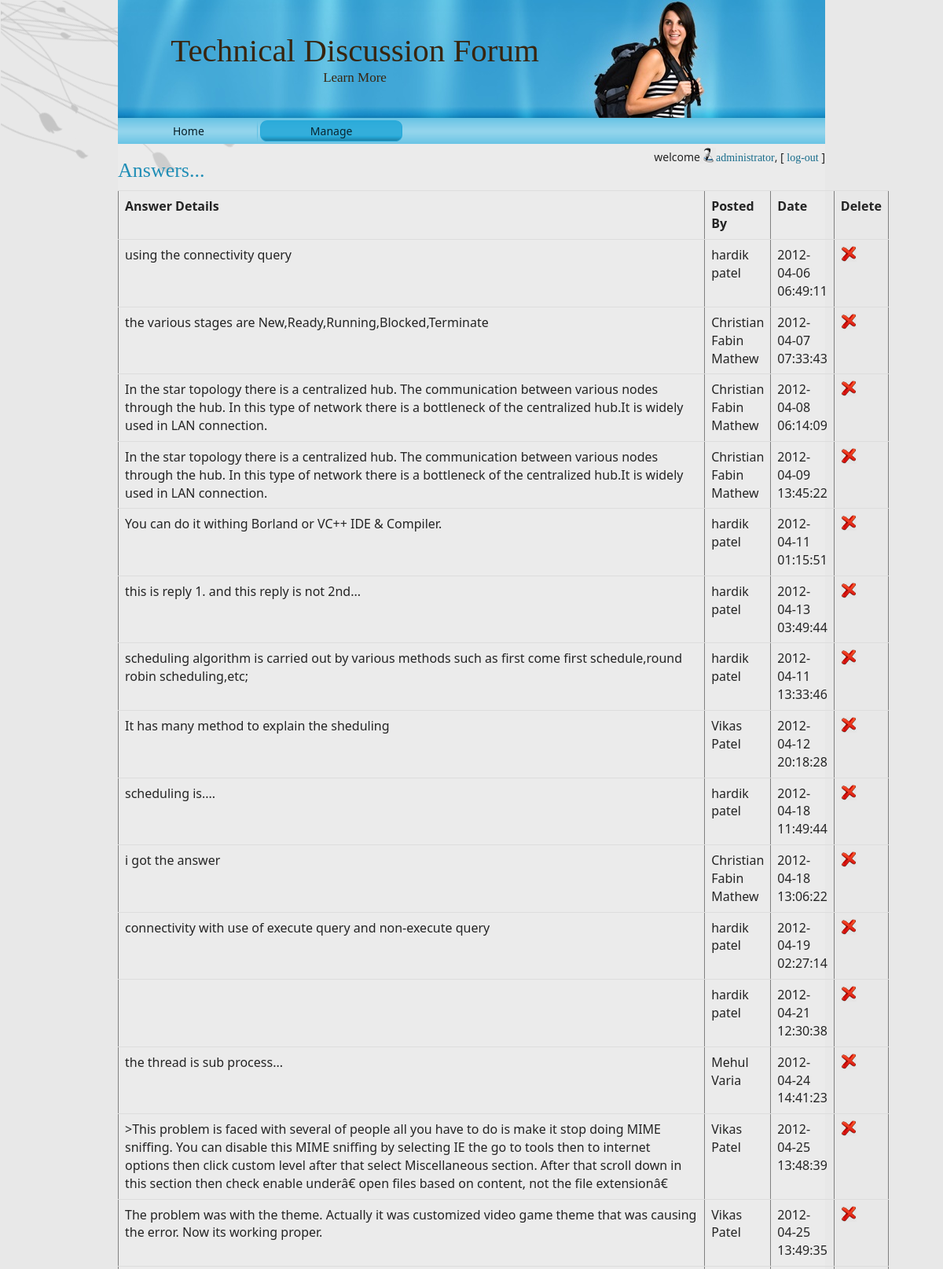
The page /admin/answer.php (signed in, upper part) on the database its author committed.
### tables this page shows
CREATE TABLE `answer` (
  `answer_id` int(11) NOT NULL,
  `replied` int(11) NOT NULL,
  `question_id` varchar(50) NOT NULL,
  `answer_detail` varchar(2000) NOT NULL,
  `datetime` timestamp NOT NULL DEFAULT CURRENT_TIMESTAMP,
  `user_id` int(11) NOT NULL,
  `like` int(20) NOT NULL DEFAULT '0'
);

CREATE TABLE `user` (
  `user_id` int(11) NOT NULL,
  `country` varchar(50) NOT NULL,
  `state` varchar(50) NOT NULL,
  `address` varchar(500) NOT NULL,
  `user_type` varchar(50) NOT NULL,
  `username` varchar(50) DEFAULT NULL,
  `fullname` varchar(50) DEFAULT NULL,
  `password` varchar(50) DEFAULT NULL,
  `user_acc_active` tinyint(1) DEFAULT NULL,
  `dob` date NOT NULL,
  `e_mail` varchar(100) DEFAULT NULL,
  `gender` varchar(20) NOT NULL,
  `uimg` varchar(255) NOT NULL,
  `isuser` tinyint(1) NOT NULL,
  `score` float NOT NULL DEFAULT '0'
);

### admin/utility.php (called while the page is built, shortened)
<?php
	function ExecuteNonQuery ($SQL)
	{
		$result = mysql_query ($SQL);
		return $result;
	}
?>

### admin/answer.php (the view, shortened to what this page needs)
<link rel="stylesheet" type="text/css" href="css/bootstrap.css">
<?php session_start();
 require("utility.php");
?>
<?php require("header.php");
require("checkUser.php");
?>
<h2>Answers...</a></h2>
<?php
	$sql="SELECT * from answer,user where user.user_id=answer.user_id";
	$rows=ExecuteNonQuery($sql);
		echo "<table border='1' class='table table-hover'>";
	echo "<strong><tr><th>Answer Details</th><th>Posted By</th><th>Date</th><th>Delete</th></tr></strong>";
	while($name_row=mysql_fetch_array($rows))
	{
		echo"<tr>";
		echo "<td>$name_row[answer_detail]</td><td >{$name_row[fullname]}</td><td>{$name_row[datetime]}</td><td><a href='question.php?did=".$name_row["answer_id"]."'><img src='../res/images/delete.jpg'  class='imagedel'/></a></td>";
	}
	echo "</table>";
?>
<?php require("footer.php")?>

### res/style.css (style rules this page uses)
body { margin: 0 auto; padding: 0; background-color: #E8E8E8; }
a img { border: 0; }
body { font-family: Georgia, "Times New Roman", Times, Serif; font-size: 14px; color: #242424; }
a { font-family: Georgia, "Times New Roman", Times, Serif; text-decoration: none; color: #186C8B; }
a:link { font-family: Georgia, "Times New Roman", Times, Serif; text-decoration: none; color: #186C8B; }
h1, h2, h3, h4, h5, h6, h1 a, h2 a, h3 a, h4 a, h5 a, h6 a h1 a:hover, h2 a:hover, h3 a:hover, h4 a:hover, h5 a:hover, h6 a:hover h1 a:visited, h2 a:visited, h3 a:visited, h4 a:visited, h5 a:visited, h6 a:visited { font-weight: normal; font-style: normal; text-decoration: none; }
h2, h2 a, h2 a:link, h2 a:visited, h2 a:hover { font-family: Georgia, "Times New Roman", Times, Serif; font-size: 26px; color: #208EB6; }
.imagedel { height:20px; width:20px; vertical-align:text-top; vertical-align:text-bottom; }

### rows shown on the page
answer: answer_detail "using the connectivity query", user.fullname "hardik patel", datetime "2012-04-06 06:49:11"
answer: answer_detail "the various stages are New,Ready,Running,Blocked,Terminate", user.fullname "Christian Fabin Mathew", datetime "2012-04-07 07:33:43"
answer: answer_detail "In the star topology there is a centralized hub. The communication between various nodes through the hub. In this type of network there is a bottleneck of the centralized hub.It is widely used in LAN connection.", user.fullname "Christian Fabin Mathew", datetime "2012-04-08 06:14:09"
answer: answer_detail "In the star topology there is a centralized hub. The communication between various nodes through the hub. In this type of network there is a bottleneck of the centralized hub.It is widely used in LAN connection.", user.fullname "Christian Fabin Mathew", datetime "2012-04-09 13:45:22"
answer: answer_detail "You can do it withing Borland or VC++ IDE & Compiler.", user.fullname "hardik patel", datetime "2012-04-11 01:15:51"
answer: answer_detail "this is reply 1. and this reply is not 2nd...", user.fullname "hardik patel", datetime "2012-04-13 03:49:44"
answer: answer_detail "scheduling algorithm is carried out by various methods such as first come first schedule,round robin scheduling,etc;", user.fullname "hardik patel", datetime "2012-04-11 13:33:46"
answer: answer_detail "It has many method to explain the sheduling", user.fullname "Vikas Patel", datetime "2012-04-12 20:18:28"
answer: answer_detail "scheduling is....", user.fullname "hardik patel", datetime "2012-04-18 11:49:44"
answer: answer_detail "i got the answer", user.fullname "Christian Fabin Mathew", datetime "2012-04-18 13:06:22"
answer: answer_detail "connectivity with use of execute query and non-execute query", user.fullname "hardik patel", datetime "2012-04-19 02:27:14"
answer: user.fullname "hardik patel", datetime "2012-04-21 12:30:38"
answer: answer_detail "the thread is sub process...", user.fullname "Mehul Varia", datetime "2012-04-24 14:41:23"
answer: answer_detail ">This problem is faced with several of people all you have to do is make it stop doing MIME sniffing. You can disable this MIME sniffing by selecting IE the go to tools then to internet options then click custom level after that select Miscellaneous section. After that scroll down in this section then check enable underâ€ open files based on content, not the file extensionâ€", user.fullname "Vikas Patel", datetime "2012-04-25 13:48:39"
answer: answer_detail "The problem was with the theme. Actually it was customized video game theme that was causing the error. Now its working proper.", user.fullname "Vikas Patel", datetime "2012-04-25 13:49:35"

### other values the page prints
$_SESSION["fn"] "administrator"
